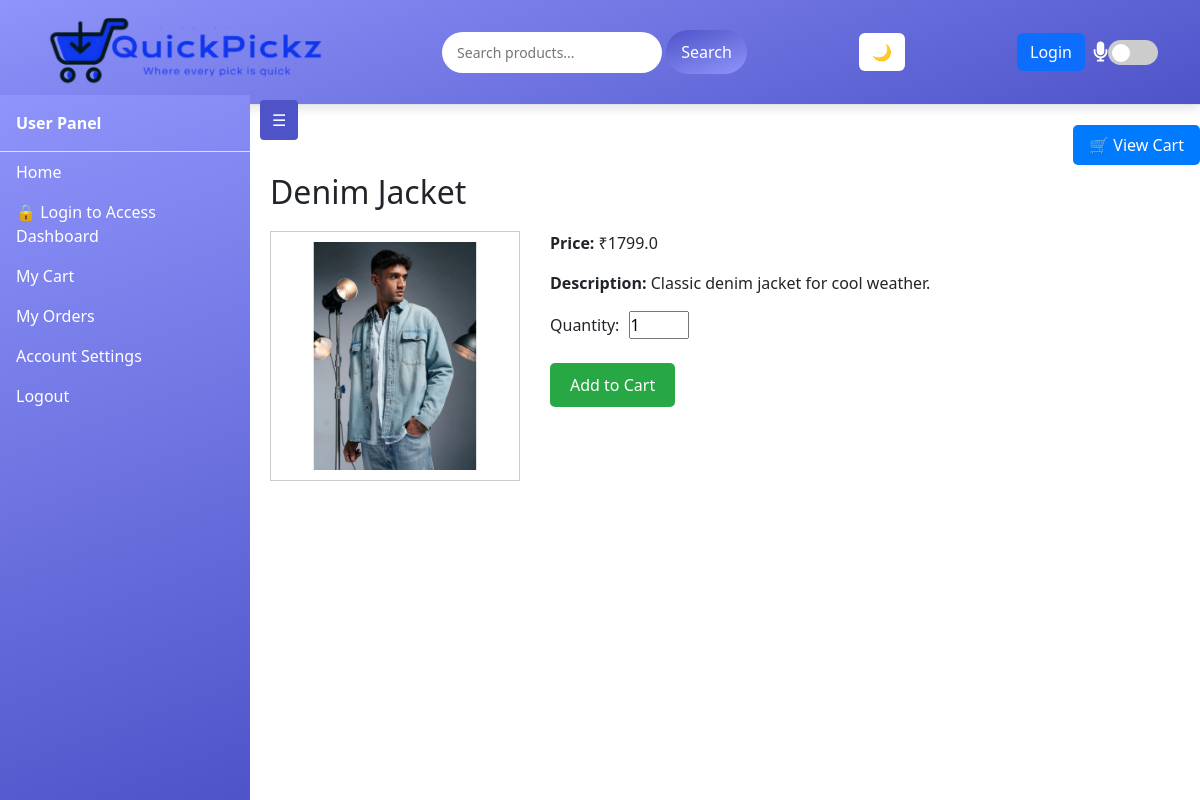
The app's page /product/4 with its own data.
### app/models.py (models this page shows)
class Product(db.Model):
    id = db.Column(db.Integer, primary_key=True)
    name = db.Column(db.String(100), nullable=False)
    price = db.Column(db.Float, nullable=False)
    image = db.Column(db.String(120))
    description = db.Column(db.Text)

### app/routes.py (the view)
@main.route('/product/<int:id>')
def product(id):
    product = Product.query.get_or_404(id)  # Retrieve product by id
    return render_template('product.html', product=product)

### app/templates/product.html (shortened to what this page needs)
{% extends "base.html" %}
{% block content %}
<a href="{{ url_for('main.cart') }}" style="float: right; margin-bottom: 15px; text-decoration: none; background: #007bff; color: white; padding: 8px 16px; border-radius: 5px;">
    🛒 View Cart
</a>
<br>
<br>
<h2>{{ product.name }}</h2>
<div class="product" style="display: flex; gap: 30px; align-items: flex-start; margin-top: 20px;">
    <img src="{{ url_for('static', filename=product.image.replace('static/', '')) }}" width="250" alt="{{ product.name }}" style="border: 1px solid #ccc; padding: 10px;">
    <div>
        <p><strong>Price:</strong> ₹{{ product.price }}</p>
        <p><strong>Description:</strong> {{ product.description }}</p>
        <form method="POST" action="{{ url_for('main.add_to_cart', product_id=product.id) }}">
            <label for="quantity">Quantity:</label>
            <input type="number" name="quantity" value="1" min="1" required style="width: 60px; margin-left: 5px;">
            <br><br>
            <button type="submit" style="background-color: #28a745; color: white; padding: 10px 20px; border: none; border-radius: 5px;">
                Add to Cart
            </button>
        </form>
    </div>
</div>
{% endblock %}

### app/static/css/style.css (style rules this page uses)
* { margin: 0; padding: 0; box-sizing: border-box; }
body { font-family: 'Poppins', sans-serif; background: #f9f9f9; color: #333; line-height: 1.6; overflow-x: hidden; }
body { top: 0px !important; }
html body { top: 0px !important; }

### app/templates/base.html (style rules this page uses)
body { margin-top: 0px !important; top: 0px !important; }

### records on screen
Product: name "Denim Jacket", image (picture), price "1799.0", description "Classic denim jacket for cool weather."
